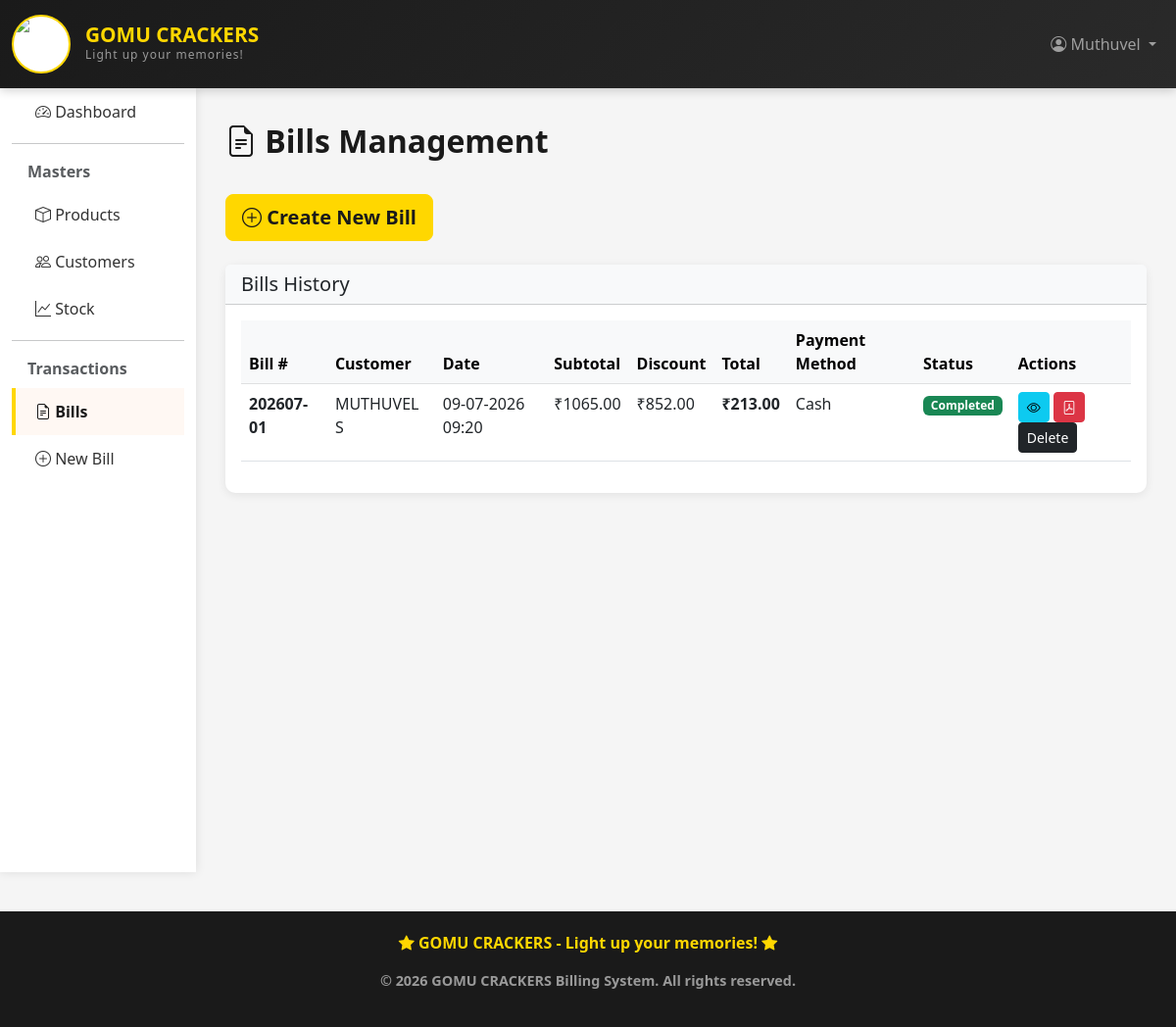
/billing/bills/ (signed in), run on the app's committed database.
### billing_app/models.py (models this page shows, shortened)
class Bill(models.Model):
    PAYMENT_CHOICES = [
        ('cash', 'Cash'),
        ('card', 'Card'),
        ('upi', 'UPI'),
        ('cheque', 'Cheque'),
    ]
    bill_number = models.CharField(max_length=30, unique=True, blank=True, null=True, editable=False)
    bill_sequence = models.PositiveIntegerField(default=1)
    customer = models.ForeignKey(Customer, on_delete=models.SET_NULL, null=True, blank=True)
    bill_date = models.DateTimeField(auto_now_add=True)
    subtotal = models.DecimalField(max_digits=10, decimal_places=2, default=0)
    discount_percent = models.DecimalField(max_digits=5, decimal_places=2, default=0)
    discount_amount = models.DecimalField(max_digits=10, decimal_places=2, default=0)
    total_amount = models.DecimalField(max_digits=10, decimal_places=2, default=0)
    payment_method = models.CharField(max_length=10, choices=PAYMENT_CHOICES, default='cash')
    payment_received = models.DecimalField(max_digits=10, decimal_places=2, default=0)
    change_amount = models.DecimalField(max_digits=10, decimal_places=2, default=0)
    is_completed = models.BooleanField(default=False)
    notes = models.TextField(blank=True, null=True)
    created_at = models.DateTimeField(auto_now_add=True)
    updated_at = models.DateTimeField(auto_now=True)
    class Meta:
        ordering = ['-bill_date']

class Customer(models.Model):
    name = models.CharField(max_length=100)
    phone = models.CharField(max_length=15)
    email = models.EmailField(blank=True, null=True)
    address = models.TextField(blank=True, null=True)
    city = models.CharField(max_length=50, blank=True, null=True)
    created_at = models.DateTimeField(auto_now_add=True)
    updated_at = models.DateTimeField(auto_now=True)
    class Meta:
        ordering = ['-created_at']

### billing_app/views.py (the view)
# urls.py: path('bills/', views.bill_list, name='bill_list'),
def bill_list(request):
    bills = Bill.objects.all()
    return render(request, 'billing/bill_list.html', {'bills': bills})

### billing_app/templates/billing/bill_list.html (shortened to what this page needs)
{% extends 'billing/base.html' %}
{% block content %}
<div class="page-title">
    <i class="bi bi-file-earmark-text"></i> Bills Management
</div>
<div class="mb-4">
    <a href="{% url 'bill_create' %}" class="btn btn-primary btn-lg">
        <i class="bi bi-plus-circle"></i> Create New Bill
    </a>
</div>
<div class="card">
    <div class="card-header bg-light">
        <h5 class="mb-0">Bills History</h5>
    </div>
    <div class="card-body">
        {% if bills %}
            <div class="table-responsive">
                <table class="table table-hover">
                    <thead class="table-light">
                        <tr>
                            <th>Bill #</th>
                            <th>Customer</th>
                            <th>Date</th>
                            <th>Subtotal</th>
                            <th>Discount</th>
                            <th>Total</th>
                            <th>Payment Method</th>
                            <th>Status</th>
                            <th>Actions</th>
                        </tr>
                    </thead>
                    <tbody>
                        {% for bill in bills %}
                        <tr>
                            <td><strong>{{ bill.bill_number }}</strong></td>
                            <td>{{ bill.customer.name|default:"Walk-in" }}</td>
                            <td>{{ bill.bill_date|date:"d-m-Y H:i" }}</td>
                            <td>₹{{ bill.subtotal|floatformat:2 }}</td>
                            <td>₹{{ bill.discount_amount|floatformat:2 }}</td>
                            <td><strong>₹{{ bill.total_amount|floatformat:2 }}</strong></td>
                            <td>{{ bill.get_payment_method_display }}</td>
                            <td>
                                {% if bill.is_completed %}
                                    <span class="badge bg-success">Completed</span>
                                {% else %}
                                    <span class="badge bg-warning">Pending</span>
                                {% endif %}
                            </td>
                            <td>
                                <a href="{% url 'bill_detail' bill.id %}" class="btn btn-sm btn-info" title="View Details">
                                    <i class="bi bi-eye"></i>
                                </a>
                                <a href="{% url 'bill_pdf' bill.id %}" class="btn btn-sm btn-danger" title="Download PDF">
                                    <i class="bi bi-file-pdf"></i>
                                </a>
                                <a href="{% url 'delete_bill' bill.id %}"
       class="btn btn-dark btn-sm"
       onclick="return confirm('Are you sure you want to delete this bill?');">
        Delete
    </a>
                            </td>
                        </tr>
                        {% endfor %}
                    </tbody>
                </table>
            </div>
        {% else %}
            <div class="alert alert-info">
                <i class="bi bi-info-circle"></i> No bills created yet.
                <a href="{% url 'bill_create' %}" class="alert-link">Create your first bill</a>
            </div>
        {% endif %}
    </div>
</div>
{% endblock %}

### billing_app/templates/billing/base.html (shortened to what this page needs)
<!DOCTYPE html>
<html lang="en">
<head>
    <link href="https://cdn.jsdelivr.net/npm/bootstrap@5.3.0/dist/css/bootstrap.min.css" rel="stylesheet">
    <link rel="stylesheet" href="https://cdn.jsdelivr.net/npm/bootstrap-icons@1.11.0/font/bootstrap-icons.css">
</head>
<body>
    <nav class="navbar navbar-expand-lg navbar-dark">
        <div class="container-fluid">
            <a class="navbar-brand" href="{% url 'dashboard' %}">
                <div class="logo-container">
                    <img src="https://i.ibb.co/TMwkDcp6/gomu1.jpg" alt="GOMU CRACKERS Logo" class="logo-img">
                </div>
                <div class="brand-text">
                    <span class="main-title">GOMU CRACKERS</span>
                    <span class="sub-title">Light up your memories!</span>
                </div>
            </a>
            <div class="collapse navbar-collapse" id="navbarNav">
                <ul class="navbar-nav ms-auto">
                    <li class="nav-item dropdown">
                        <a class="nav-link dropdown-toggle" href="#" id="userDropdown" role="button" data-bs-toggle="dropdown">
                            <i class="bi bi-person-circle"></i> {% if user.is_authenticated %}{{ user.username }}{% else %}Guest{% endif %}
                        </a>
                    </li>
                </ul>
            </div>
        </div>
    </nav>
    <div class="container-fluid">
        <div class="row">
            <nav class="col-md-2 sidebar">
                <div class="d-flex flex-column">
                    <a href="{% url 'dashboard' %}" class="nav-link {% if request.resolver_match.url_name == 'dashboard' %}active{% endif %}">
                        <i class="bi bi-speedometer2"></i> Dashboard
                    </a>
                    <hr class="my-2">
                    <div class="fw-bold text-muted px-3 mt-2 mb-2">Masters</div>
                    <a href="{% url 'product_list' %}" class="nav-link {% if 'product' in request.resolver_match.url_name %}active{% endif %}">
                        <i class="bi bi-box"></i> Products
                    </a>
                    <a href="{% url 'customer_list' %}" class="nav-link {% if 'customer' in request.resolver_match.url_name %}active{% endif %}">
                        <i class="bi bi-people"></i> Customers
                    </a>
                    <a href="{% url 'stock_list' %}" class="nav-link {% if 'stock' in request.resolver_match.url_name %}active{% endif %}">
                        <i class="bi bi-graph-up"></i> Stock
                    </a>
                    <hr class="my-2">
                    <div class="fw-bold text-muted px-3 mt-2 mb-2">Transactions</div>
                    <a href="{% url 'bill_list' %}" class="nav-link {% if 'bill' in request.resolver_match.url_name %}active{% endif %}">
                        <i class="bi bi-file-earmark-text"></i> Bills
                    </a>
                    <a href="{% url 'bill_create' %}" class="nav-link">
                        <i class="bi bi-plus-circle"></i> New Bill
                    </a>
                </div>
            </nav>
            <main class="col-md-10 main-content">
                {% block content %}{% endblock %}
            </main>
        </div>
    </div>
    <footer class="footer">
        <p><i class="bi bi-star-fill"></i> GOMU CRACKERS - Light up your memories! <i class="bi bi-star-fill"></i></p>
        <p style="font-size: 0.9rem; color: #999; margin-top: 10px;">&copy; 2026 GOMU CRACKERS Billing System. All rights reserved.</p>
    </footer>
</body>
</html>

### billing_app/templates/billing/base.html (style rules this page uses)
:root { --primary-color: #FFD700; --secondary-color: #1a1a1a; --light-color: #FFF8F3; --dark-color: #1a1a1a; }
body { background-color: #f5f5f5; font-family: 'Segoe UI', Tahoma, Geneva, Verdana, sans-serif; }
.navbar { background: linear-gradient(135deg, var(--secondary-color), #2a2a2a); box-shadow: 0 2px 10px rgba(0,0,0,0.2); padding: 10px 0; }
.navbar-brand { display: flex; align-items: center; gap: 15px; font-weight: 700; color: white !important; text-decoration: none; }
.logo-container { width: 60px; height: 60px; border-radius: 50%; display: flex; align-items: center; justify-content: center; position: relative; border: 2px solid var(--primary-color); flex-shrink: 0; overflow: hidden; background: white; }
.logo-img { width: 100%; height: 100%; object-fit: cover; border-radius: 50%; }
.brand-text { display: flex; flex-direction: column; gap: 2px; }
.brand-text .main-title { font-size: 1.3rem; font-weight: 700; color: var(--primary-color); line-height: 1; }
.brand-text .sub-title { font-size: 0.75rem; color: #999; font-weight: 400; letter-spacing: 1px; }
.sidebar { background: white; box-shadow: 0 0 10px rgba(0,0,0,0.1); min-height: 100vh; }
.sidebar .nav-link { color: #333; border-left: 4px solid transparent; padding: 12px 20px; transition: all 0.3s ease; }
.sidebar .nav-link.active { background-color: var(--light-color); border-left-color: var(--primary-color); color: var(--secondary-color); font-weight: 600; }
.main-content { padding: 30px; }
.card { border: none; border-radius: 10px; box-shadow: 0 2px 10px rgba(0,0,0,0.08); transition: transform 0.3s ease; }
.btn-primary { background-color: var(--primary-color); border-color: var(--primary-color); color: var(--secondary-color); font-weight: 600; }
.page-title { color: var(--secondary-color); font-weight: 700; margin-bottom: 30px; font-size: 2rem; }
.footer { background: var(--secondary-color); color: var(--primary-color); padding: 20px; text-align: center; margin-top: 40px; font-weight: 600; }

### data on the page
Bill: bill_number "202607-01", customer.name "MUTHUVEL S", bill_date "09-07-2026 09:20", subtotal "1065.00", discount_amount "852.00", total_amount "213.00", payment_method "Cash", is_completed "Completed"

### other printed values
{{ user.username }} "Muthuvel"
